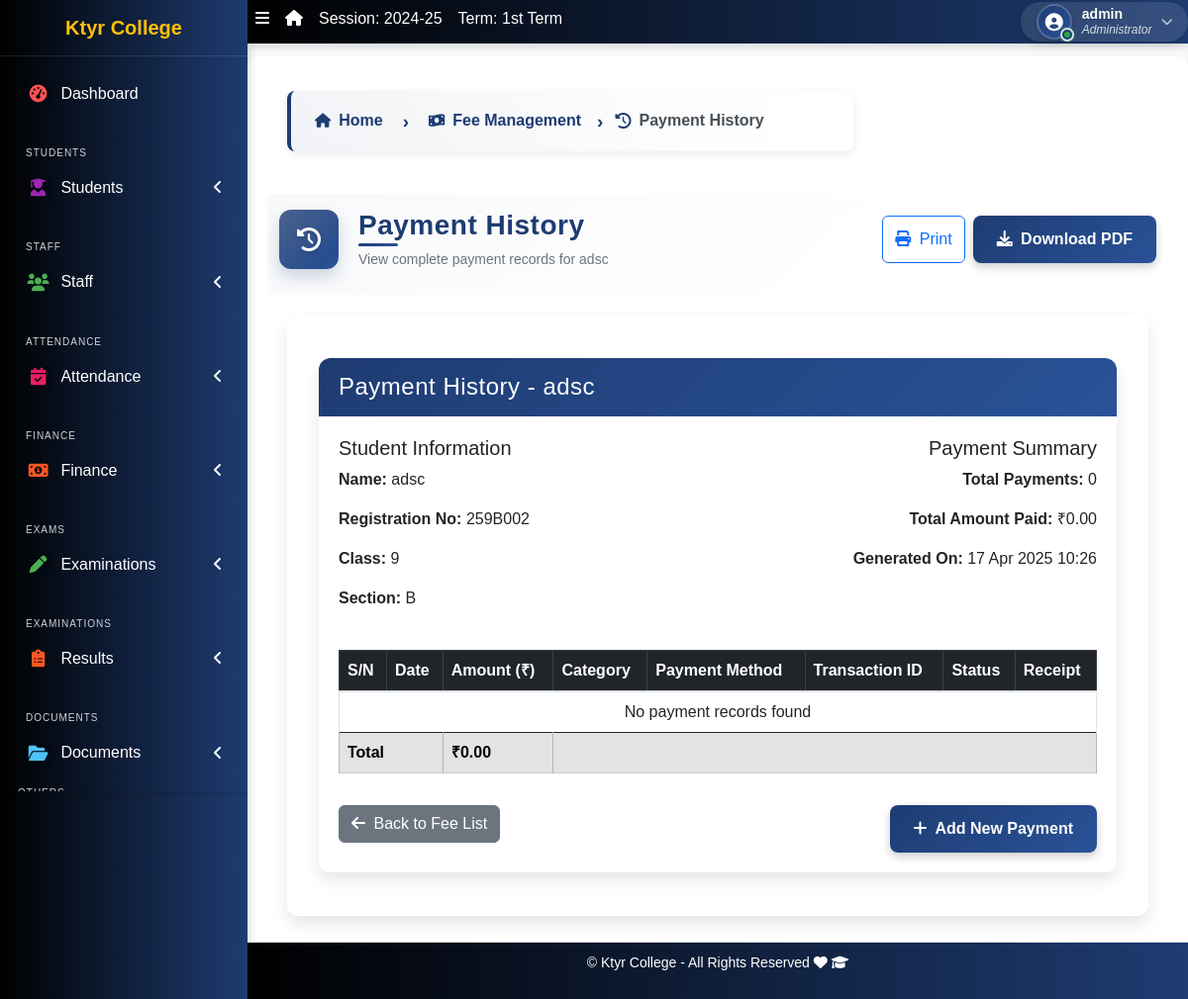
/fees/history/7/ (signed in), run on an earlier commit of the app's database.
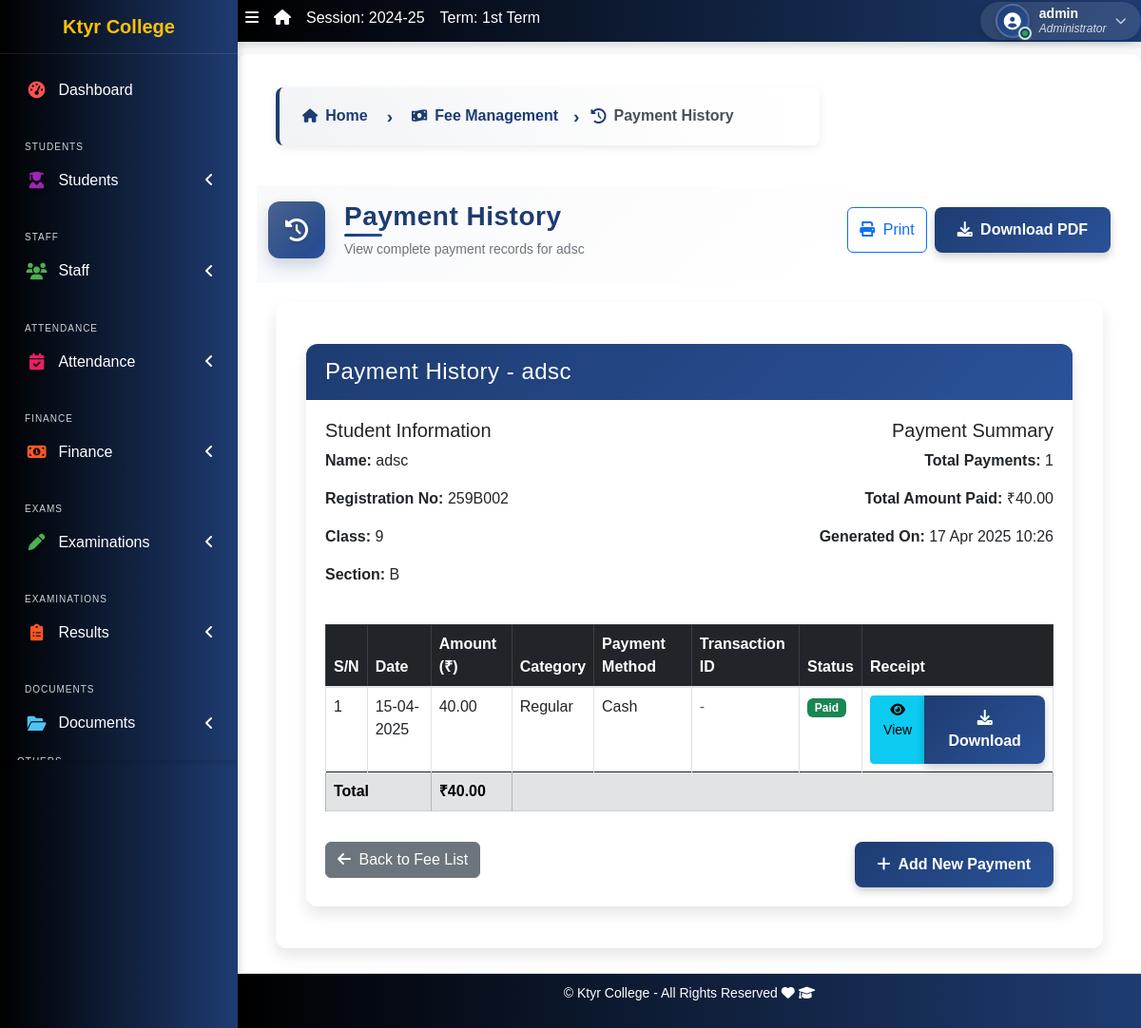
And on a later commit of the database.
### apps/fees/models.py (models this page shows, shortened)
class FeePayment(models.Model):
    PAYMENT_STATUS = [
        ("Paid", "Paid"),
        ("Pending", "Pending"),
    ]
    PAYMENT_METHODS = [
        ("Cash", "Cash"),
        ("Online", "Online"),
        ("Bank Transfer", "Bank Transfer")
    ]
    student = models.ForeignKey('students.Student', on_delete=models.CASCADE)
    amount = models.DecimalField(max_digits=10, decimal_places=2)
    payment_method = models.CharField(max_length=50, choices=PAYMENT_METHODS)
    transaction_id = models.CharField(max_length=100, blank=True, null=True, help_text="Required for online or bank transfers")
    date = models.DateTimeField(default=timezone.now)
    status = models.CharField(max_length=20, choices=PAYMENT_STATUS, default="Pending")
    fee_category = models.CharField(max_length=50, default="Regular")

### apps/fees/views.py (the view)
# urls.py: path('history/<int:student_id>/', views.student_fee_history, name='student_fee_history'),
@login_required
def student_fee_history(request, student_id):
    student = get_object_or_404(Student, id=student_id)
    payments = FeePayment.objects.filter(student=student).order_by('-date')
    context = {
        'student': student,
        'payments': payments,
        'total_paid': sum(payment.amount for payment in payments),
        'generation_date': timezone.now()
    }
    return render(request, 'fees/student_fee_history.html', context)

### apps/corecode/context_processors.py (called while the page is built)
def site_defaults(request):
    current_session = AcademicSession.objects.get(current=True)
    current_term = AcademicTerm.objects.get(current=True)
    vals = SiteConfig.objects.all()
    contexts = {
        "current_session": current_session.name,
        "current_term": current_term.name,
    }
    for val in vals:
        contexts[val.key] = val.value
    return contexts

def global_college_profile(request):
    try:
        profile = CollegeProfileModel.objects.first()
    except CollegeProfileModel.DoesNotExist:
        profile = None
    return {'profile': profile}

### apps/corecode/models.py (called while the page is built)
    def __str__(self):
        return self.name

### apps/fees/templates/fees/student_fee_history.html (shortened to what the changed rows need)
{% extends 'base.html' %}
{% load static %}
{% block title %}Payment History{% endblock title %}
{% block content %}
<div class="container mt-4 receipt-container">
    <div class="card shadow">
        <div class="card-body">
            <div class="row mb-4">
                <div class="col-md-6 text-md-end">
                    <h5>Payment Summary</h5>
                    <p><strong>Total Payments:</strong> {{ payments|length }}</p>
                    <p><strong>Total Amount Paid:</strong> ₹{{ total_paid|floatformat:2 }}</p>
                    <p><strong>Generated On:</strong> {% now "d M Y H:i" %}</p>
                </div>
            </div>
            <div class="table-responsive">
                <table class="table table-hover table-bordered">
                    <thead class="table-dark">
                        <tr>
                            <th>S/N</th>
                            <th>Date</th>
                            <th>Amount (₹)</th>
                            <th>Category</th>
                            <th>Payment Method</th>
                            <th>Transaction ID</th>
                            <th>Status</th>
                            <th class="no-print">Receipt</th>
                        </tr>
                    </thead>
                    <tbody>
                        {% for payment in payments %}
                        <tr>
                            <td>{{ forloop.counter }}</td>
                            <td>{{ payment.date|date:"d-m-Y" }}</td>
                            <td>{{ payment.amount|floatformat:2 }}</td>
                            <td>{{ payment.fee_category }}</td>
                            <td>{{ payment.payment_method }}</td>
                            <td>
                                {% if payment.transaction_id %}
                                    {{ payment.transaction_id }}
                                {% else %}
                                    <span class="text-muted">-</span>
                                {% endif %}
                            </td>
                            <td>
                                <span class="badge {% if payment.status == 'Paid' %}bg-success{% else %}bg-warning{% endif %}">
                                    {{ payment.status }}
                                </span>
                            </td>
                            <td class="no-print">
                                <div class="btn-group">
                                    <a href="{% url 'fees:generate_receipt' payment.id %}?format=html" class="btn btn-sm btn-info" target="_blank">
                                        <i class="fas fa-eye"></i> View
                                    </a>
                                    <a href="{% url 'fees:generate_receipt' payment.id %}" class="btn btn-sm btn-primary">
                                        <i class="fas fa-download"></i> Download
                                    </a>
                                </div>
                            </td>
                        </tr>
                        {% empty %}
                        <tr>
                            <td colspan="8" class="text-center">No payment records found</td>
                        </tr>
                        {% endfor %}
                    </tbody>
                    <tfoot>
                        <tr class="table-secondary">
                            <td><strong>₹{{ total_paid|floatformat:2 }}</strong></td>
                        </tr>
                    </tfoot>
                </table>
            </div>
        </div>
    </div>
</div>
{% endblock %}

What changed in the data, as far as the page shows it:
added FeePayment: date "15-04-2025", amount "40.00", fee_category "Regular", payment_method "Cash", status "Paid"
Also different on the page:
{{ payments|length }}: "0" → "1"
{{ total_paid|floatformat:2 }}: "0.00" → "40.00"
text no longer shown: "No payment records found"
